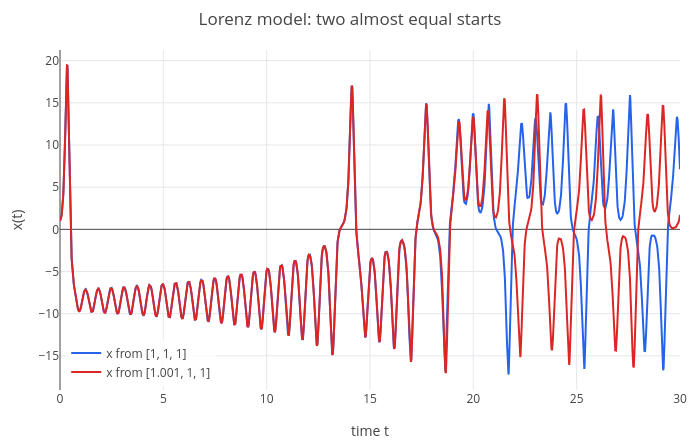

Write notebook code for a chart like this one.
### Markdown cell above
The difference of $0.0001$ roughly doubles every year; after about 15 years the two runs are unrelated. To predict 15
years ahead you would need to know the start to 4 decimals, for 30 years to 8 decimals: long-term prediction is
impossible in practice, although the rule is exact.

### The Lorenz butterfly

In 1963 the meteorologist Edward Lorenz simplified a model of air convection to three equations for $x, y, z$:

$$x' = 10(y - x), \qquad y' = x(28 - z) - y, \qquad z' = xy - \tfrac83 z.$$

He restarted a computer run from printed numbers rounded to 3 decimals and found a completely different weather after
a while. `odeplot` (explained argument by argument in [foundations lesson 8](../foundations/08-differential-equations.ipynb))
draws two solutions from starts that differ by $0.001$ in $x$; across is the time $t$, up is $x(t)$:

### Code cell
lor = [10*(y - x), x*(28 - z) - y, x*y - 8/3*z];
p = odeplot(lor, [x y z], t, [1 1 1; 1.001 1 1], 0, 30, [t x]);
labels(title(p, "Lorenz model: two almost equal starts"), "time t", "x(t)")

### Figure 1 — Plotly figure (JSON) as saved in the notebook; plotly's stock layout.template omitted (floating-point values rounded to 4 significant figures; data arrays with more than 128 entries replaced by an {"elided": "..."} marker saying what was removed)
{"data": [{"line": {"color": "#2563eb", "width": 2}, "mode": "lines", "name": "x from [1, 1, 1]", "type": "scatter", "x": {"elided": "2687 float values"}, "y": {"elided": "2687 float values"}}, {"line": {"color": "#dc2626", "width": 2}, "mode": "lines", "name": "x from [1.001, 1, 1]", "type": "scatter", "x": {"elided": "2685 float values"}, "y": {"elided": "2685 float values"}}], "layout": {"height": 440, "legend": {"bgcolor": "rgba(255,255,255,0.8)", "x": 0.01, "xanchor": "left", "y": 0.01, "yanchor": "bottom"}, "margin": {"b": 50, "l": 60, "r": 20, "t": 50}, "showlegend": true, "title": {"text": "Lorenz model: two almost equal starts"}, "width": 700, "xaxis": {"range": [0, 30], "title": {"text": "time t"}, "zeroline": true}, "yaxis": {"range": [-19.05, 21.26], "title": {"text": "x(t)"}, "zeroline": true}}}
